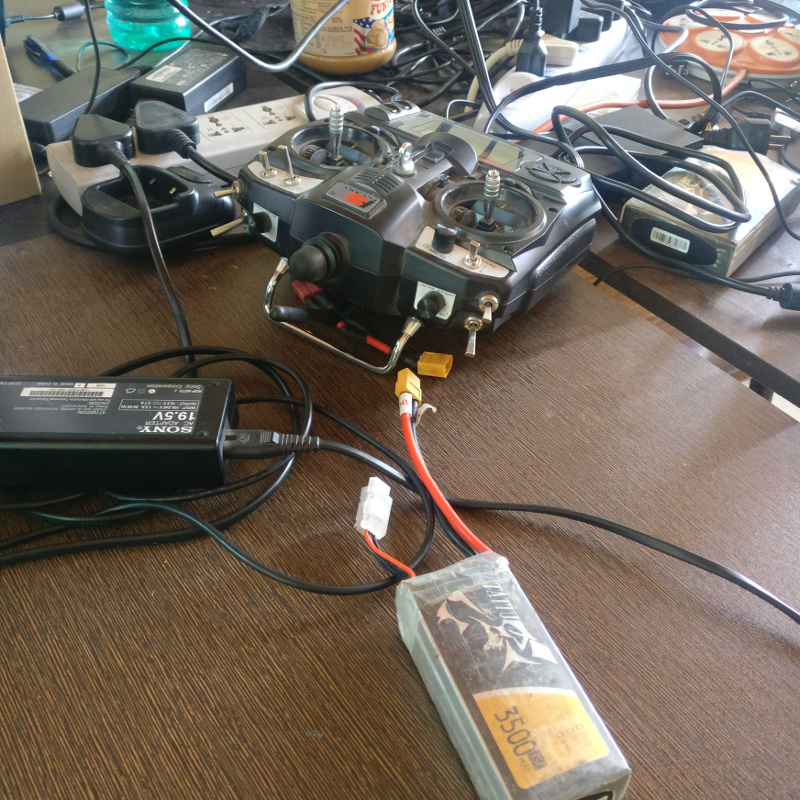
#> input picture images/example5/3.jpg, 800 x 800 px, found by its file name
$ python image_gray.py
#> lines starting #> are read from the running program, lines starting #| are printed output that depends on the picture
import numpy as np
import cv2
from matplotlib import pyplot as plt
import math


orig_image = cv2.imread(r'3.jpg', 0)
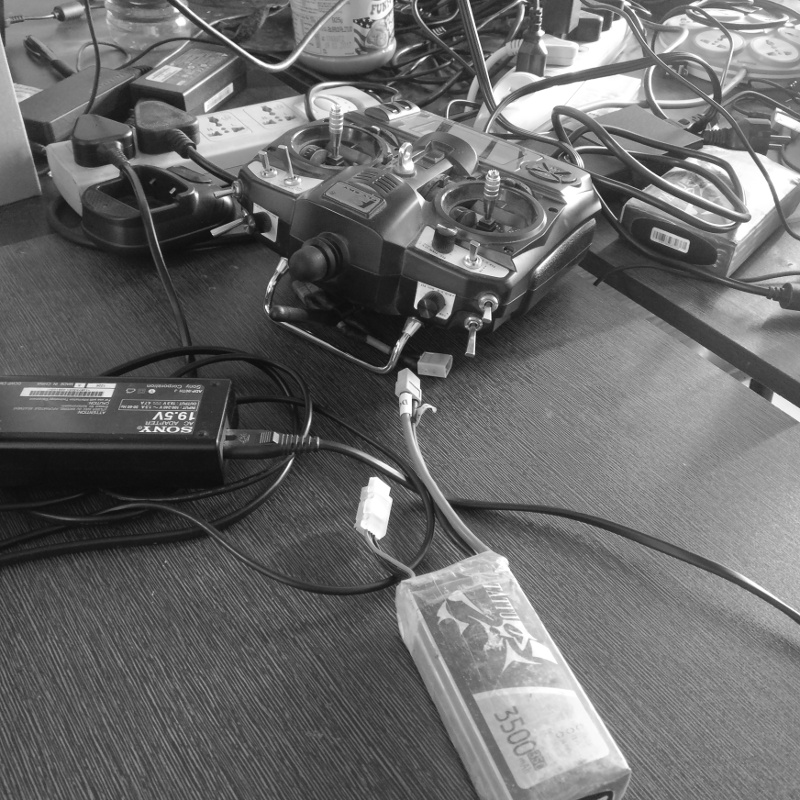
#> orig_image: shape (800, 800); min 12, max 255, mean 105.8
cv2.imshow("Image", orig_image)
cv2.waitKey(0)
cv2.imwrite('asdf.jpg', orig_image)

$ run again, with images/example5/1.jpg copied over images/example5/3.jpg
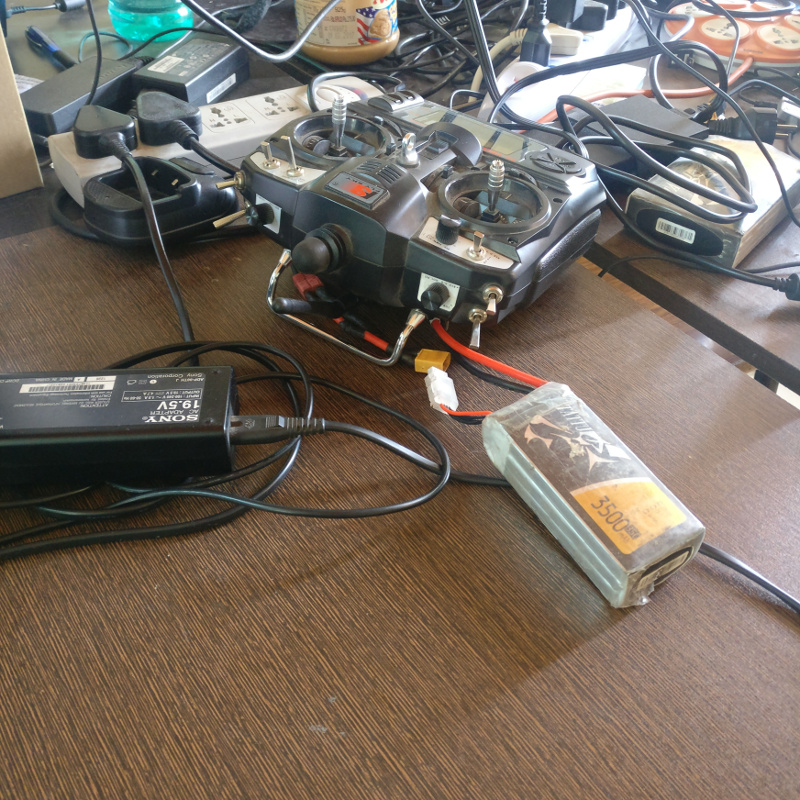
#> input picture images/example5/1.jpg, 800 x 800 px, found by its file name
#> `orig_image = cv2.imread(r'3.jpg', 0)`:
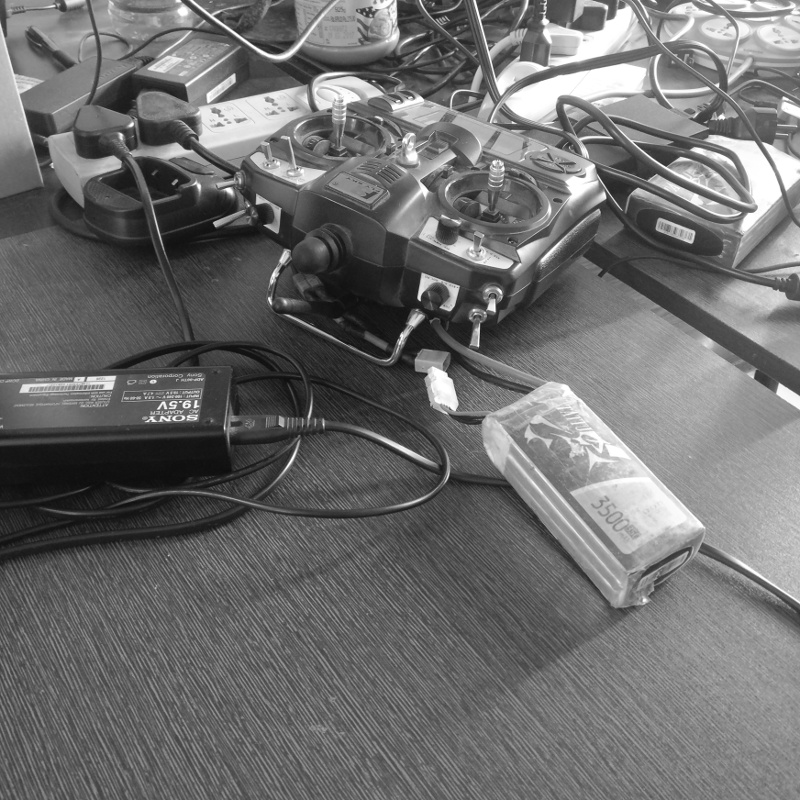
#> orig_image: shape (800, 800); min 12, max 255, mean 110.1
